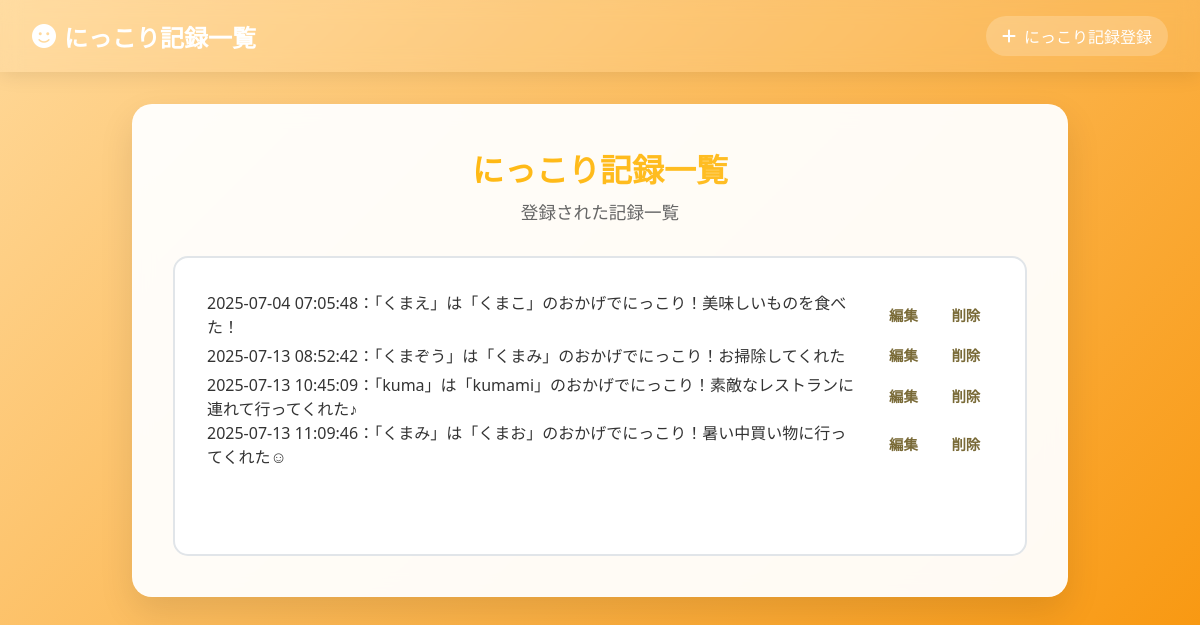
The page /select.php on the database its author committed.
### tables this page shows
CREATE TABLE `gs_bm_table` (
  `id` int NOT NULL,
  `user_name` varchar(64) NOT NULL,
  `friend_name` varchar(64) NOT NULL,
  `content` text NOT NULL,
  `date` datetime NOT NULL
);

### funcs.php (called while the page is built, shortened)
<?php
function h($str){
    return htmlspecialchars($str,ENT_QUOTES);
}

### select.php (the view, shortened to what this page needs)
<?php
require_once('funcs.php');
require_once('funcs.php');
$pdo= db_conn();
$stmt = $pdo->prepare("SELECT * FROM gs_bm_table");
$status = $stmt->execute();
$view="";
if ($status == false) {
  $error = $stmt->errorInfo();
  exit("ErrorQuery:".$error[2]);
} else {
    while ($result = $stmt->fetch(PDO::FETCH_ASSOC)) {
        $view .= '<div class="record-item">';
        $view .= '<div class="record-row">';
        $view .= '<p class="record-text">' .
            h($result['date']) . '：' .
            '「' . h($result['user_name']) . '」は' .
            '「' . h($result['friend_name']) . '」のおかげでにっこり！' .
            h($result['content']) . '</p>';
        $view .= '<div class="record-actions">';
        $view .= '<a href="detail.php?id=' . h($result['id']) . '" class="link-button">編集</a>';
        $view .= '<a href="delete.php?id=' . h($result['id']) . '" class="link-button" onclick="return confirm(\'本当に削除しますか？\');">削除</a>';
        $view .= '</div>';
        $view .= '</div>';
        $view .= '</div>';
    }
}
?>
<!DOCTYPE html>
<html lang="ja">
<head>
    <link href="https://cdnjs.cloudflare.com/ajax/libs/font-awesome/6.0.0/css/all.min.css" rel="stylesheet">
    <link href="css/style.css" rel="stylesheet">
</head>
<body>
    <header class="header">
        <div class="nav-container">
            <a href="#" class="logo">
                <i class="fas fa-face-smile"></i>
                にっこり記録一覧
            </a>
            <a href="index.php" class="nav-link">
                <i class="fas fa-plus"></i>
                にっこり記録登録
            </a>
        </div>
    </header>
    <main class="main-container">
        <div class="content-card">
            <h1 class="page-title">にっこり記録一覧</h1>
            <p class="page-subtitle">登録された記録一覧</p>
            <div class="data-container">
                <?php if(empty($view)): ?>
                    <div class="empty-state">
                        <div class="empty-icon">
                            <i class="fas fa-inbox"></i>
                        </div>
                        <p>まだ記録がありません</p>
                        <p style="margin-top: 0.5rem; font-size: 0.9rem; color: #999;">
                            にっこり記録を登録してみましょう！
                        </p>
                    </div>
                <?php else: ?>
                    <?= $view ?>
                <?php endif; ?>
            </div>
        </div>
    </main>
</body>
</html>

### css/style.css (style rules this page uses)
* { margin: 0; padding: 0; box-sizing: border-box; }
body { font-family: 'Segoe UI', Tahoma, Geneva, Verdana, sans-serif; background: linear-gradient(135deg, #ffd898 0%, #f89408 100%); min-height: calc(100vh - 2rem); color: #333; }
.header { background: rgba(255, 255, 255, 0.1); backdrop-filter: blur(10px); padding: 1rem 0; box-shadow: 0 2px 20px rgba(0,0,0,0.1); }
.nav-container { max-width: 1200px; margin: 0 auto; padding: 0 2rem; display: flex; justify-content: space-between; align-items: center; }
.logo { color: white; font-size: 1.5rem; font-weight: bold; text-decoration: none; display: flex; align-items: center; gap: 0.5rem; }
.nav-link { color: white; text-decoration: none; padding: 0.5rem 1rem; border-radius: 25px; background: rgba(255, 255, 255, 0.2); transition: all 0.3s ease; display: flex; align-items: center; gap: 0.5rem; }
.main-container { max-width: 1000px; margin: 2rem auto; padding: 0 2rem; }
.form-card, .content-card { background: rgba(255, 255, 255, 0.95); border-radius: 20px; padding: 2.5rem; box-shadow: 0 15px 35px rgba(0,0,0,0.1); backdrop-filter: blur(10px); border: 1px solid rgba(255, 255, 255, 0.2); }
.page-title, .form-title { text-align: center; font-size: 2rem; font-weight: bold; margin-bottom: 0.5rem; background: linear-gradient(135deg, #ffb300, #ffc338); -webkit-background-clip: text; -webkit-text-fill-color: transparent; background-clip: text; }
.page-subtitle, .form-subtitle { text-align: center; color: #666; margin-bottom: 2rem; font-size: 1.1rem; }
.data-container { min-height: 300px; background: rgba(248, 249, 250, 0.8); border-radius: 15px; padding: 2rem; border: 2px dashed #e1e5e9; transition: all 0.3s ease; }
.data-container:not(:empty) { border: 2px solid #e1e5e9; background: white; }
.link-button { background-color: #ffffff; color: rgb(121, 106, 55); padding: 12px 24px; text-decoration: none; font-size: 16px; border-radius: 8px; font-weight: bold; transition: all 0.3s ease; display: inline-block; text-align: center; }
.record-row { display: flex; justify-content: space-between; align-items: center; gap: 1rem; }
.record-text { flex: 1; font-size: 1rem; }
.record-actions { display: flex; flex-direction: row; gap: 0.5rem; }
.record-actions .link-button { font-size: 0.9rem; padding: 0.4rem 0.8rem; white-space: nowrap; color: rgb(121, 106, 55); }

### rows shown on the page
gs_bm_table: date "2025-07-04 07:05:48", user_name "くまえ", friend_name "くまこ", content "美味しいものを食べた！"
gs_bm_table: date "2025-07-13 08:52:42", user_name "くまぞう", friend_name "くまみ", content "お掃除してくれた"
gs_bm_table: date "2025-07-13 10:45:09", user_name "kuma", friend_name "kumami", content "素敵なレストランに連れて行ってくれた♪"
gs_bm_table: date "2025-07-13 11:09:46", user_name "くまみ", friend_name "くまお", content "暑い中買い物に行ってくれた☺︎"
